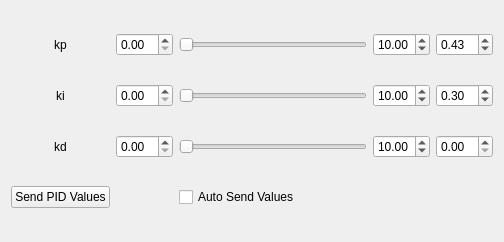
<?xml version="1.0" encoding="UTF-8"?>
<ui version="4.0">
 <class>PID_Controller</class>
 <widget class="QWidget" name="PID_Controller">
  <property name="geometry">
   <rect>
    <x>0</x>
    <y>0</y>
    <width>504</width>
    <height>242</height>
   </rect>
  </property>
  <property name="windowTitle">
   <string>PID Controller</string>
  </property>
  <layout class="QGridLayout" name="gridLayout">
   <item row="0" column="2">
    <widget class="QSlider" name="horizontalSlider_kp">
     <property name="maximum">
      <number>100</number>
     </property>
     <property name="singleStep">
      <number>0</number>
     </property>
     <property name="value">
      <number>0</number>
     </property>
     <property name="sliderPosition">
      <number>0</number>
     </property>
     <property name="orientation">
      <enum>Qt::Horizontal</enum>
     </property>
    </widget>
   </item>
   <item row="0" column="0">
    <widget class="QLabel" name="label_kp">
     <property name="text">
      <string>kp</string>
     </property>
     <property name="alignment">
      <set>Qt::AlignCenter</set>
     </property>
    </widget>
   </item>
   <item row="1" column="2">
    <widget class="QSlider" name="horizontalSlider_ki">
     <property name="maximum">
      <number>100</number>
     </property>
     <property name="orientation">
      <enum>Qt::Horizontal</enum>
     </property>
    </widget>
   </item>
   <item row="0" column="4">
    <widget class="QDoubleSpinBox" name="spinner_kp">
     <property name="inputMethodHints">
      <set>Qt::ImhNone</set>
     </property>
     <property name="value">
      <double>0.430000000000000</double>
     </property>
    </widget>
   </item>
   <item row="1" column="4">
    <widget class="QDoubleSpinBox" name="spinner_ki">
     <property name="value">
      <double>0.300000000000000</double>
     </property>
    </widget>
   </item>
   <item row="2" column="0">
    <widget class="QLabel" name="label_kd">
     <property name="text">
      <string>kd</string>
     </property>
     <property name="alignment">
      <set>Qt::AlignCenter</set>
     </property>
    </widget>
   </item>
   <item row="1" column="0">
    <widget class="QLabel" name="label_ki">
     <property name="text">
      <string>ki</string>
     </property>
     <property name="alignment">
      <set>Qt::AlignCenter</set>
     </property>
    </widget>
   </item>
   <item row="2" column="4">
    <widget class="QDoubleSpinBox" name="spinner_kd"/>
   </item>
   <item row="2" column="2">
    <widget class="QSlider" name="horizontalSlider_kd">
     <property name="maximum">
      <number>100</number>
     </property>
     <property name="orientation">
      <enum>Qt::Horizontal</enum>
     </property>
    </widget>
   </item>
   <item row="0" column="1">
    <widget class="QDoubleSpinBox" name="doubleSpinBox"/>
   </item>
   <item row="3" column="0">
    <widget class="QPushButton" name="pushButton">
     <property name="text">
      <string>Send PID Values</string>
     </property>
    </widget>
   </item>
   <item row="0" column="3">
    <widget class="QDoubleSpinBox" name="doubleSpinBox_2">
     <property name="value">
      <double>10.000000000000000</double>
     </property>
    </widget>
   </item>
   <item row="1" column="1">
    <widget class="QDoubleSpinBox" name="doubleSpinBox_3"/>
   </item>
   <item row="2" column="1">
    <widget class="QDoubleSpinBox" name="doubleSpinBox_4"/>
   </item>
   <item row="1" column="3">
    <widget class="QDoubleSpinBox" name="doubleSpinBox_5">
     <property name="value">
      <double>10.000000000000000</double>
     </property>
    </widget>
   </item>
   <item row="2" column="3">
    <widget class="QDoubleSpinBox" name="doubleSpinBox_6">
     <property name="value">
      <double>10.000000000000000</double>
     </property>
    </widget>
   </item>
   <item row="3" column="2">
    <widget class="QCheckBox" name="checkBox">
     <property name="text">
      <string>Auto Send Values</string>
     </property>
    </widget>
   </item>
  </layout>
 </widget>
 <resources/>
 <connections/>
</ui>
